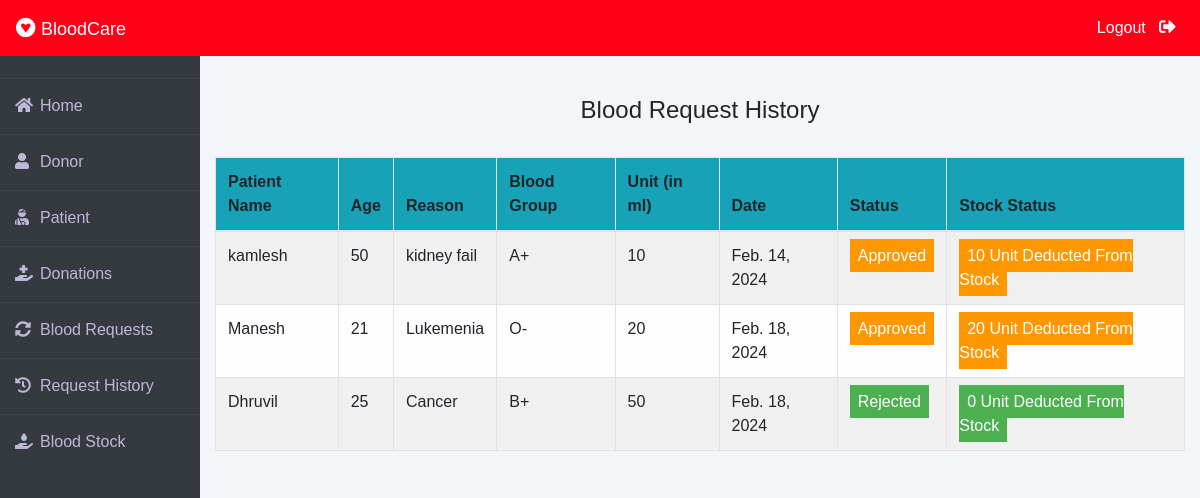
/admin-request-history (signed in), run on the app's committed database.
### blood/models.py (models this page shows, shortened)
class BloodRequest(models.Model):
    request_by_patient=models.ForeignKey(pmodels.Patient,null=True,on_delete=models.CASCADE)
    request_by_donor=models.ForeignKey(dmodels.Donor,null=True,on_delete=models.CASCADE)
    patient_name=models.CharField(max_length=30)
    patient_age=models.PositiveIntegerField()
    reason=models.CharField(max_length=500)
    bloodgroup=models.CharField(max_length=10)
    unit=models.PositiveIntegerField(default=0)
    status=models.CharField(max_length=20,default="Pending")
    date=models.DateField(auto_now=True)

### blood/views.py (the view)
# urls.py: path('admin-request-history', views.admin_request_history_view,name='admin-request-history'),
@login_required(login_url='adminlogin')
def admin_request_history_view(request):
    requests=models.BloodRequest.objects.all().exclude(status='Pending')
    return render(request,'blood/admin_request_history.html',{'requests':requests})

### templates/blood/admin_request_history.html (shortened to what this page needs)
{% extends 'blood/adminbase.html' %} {% block content %} {% load widget_tweaks %} {%load static%}
<head>
</head>
<br />
<br />
<div class="container">
    <h4 class="text-center">Blood Request History</h4>
    <br />
    <table class="table table-light table-hover table-bordered table-striped">
        <thead class="bg-info">
            <tr>
                <th scope="col">Patient Name</th>
                <th scope="col">Age</th>
                <th scope="col">Reason</th>
                <th scope="col">Blood Group</th>
                <th scope="col">Unit (in ml)</th>
                <th scope="col">Date</th>
                <th scope="col">Status</th>
                <th scope="col">Stock Status</th>
            </tr>
        </thead>
        <tbody>
            {% for t in requests %}
            <tr>
                <td>{{t.patient_name}}</td>
                <td>{{t.patient_age}}</td>
                <td>{{t.reason}}</td>
                <td>{{t.bloodgroup}}</td>
                <td>{{t.unit}}</td>
                <td>{{t.date}}</td>
                {% if t.status == 'Approved' %}
                <td><span class="label warning"> Approved</span></td>
                <td><span class="label warning"> {{t.unit}} Unit Deducted From Stock</span></td>
                {% else %}
                <td><span class="label success">Rejected</span></td>
                <td><span class="label success"> 0 Unit Deducted From Stock</span></td>
                {% endif %}
            </tr>
            {% endfor %}
        </tbody>
    </table>
</div>
{% endblock content %}

### templates/blood/adminbase.html (style rules this page uses)
* { margin: 0; padding: 0; box-sizing: border-box; list-style: none; text-decoration: none; font-family: "Josefin Sans", sans-serif; }
body { background-color: #f3f5f9; }

### templates/blood/admin_request_history.html (style rules this page uses)
.label { color: white; padding: 8px; }
.success { background-color: #4caf50; }
.warning { background-color: #ff9800; }

### data on the page
BloodRequest: patient_name "kamlesh", patient_age "50", reason "kidney fail", bloodgroup "A+", unit "10", date "Feb. 14, 2024"
BloodRequest: patient_name "Manesh", patient_age "21", reason "Lukemenia", bloodgroup "O-", unit "20", date "Feb. 18, 2024"
BloodRequest: patient_name "Dhruvil", patient_age "25", reason "Cancer", bloodgroup "B+", unit "50", date "Feb. 18, 2024", status "Rejected"
